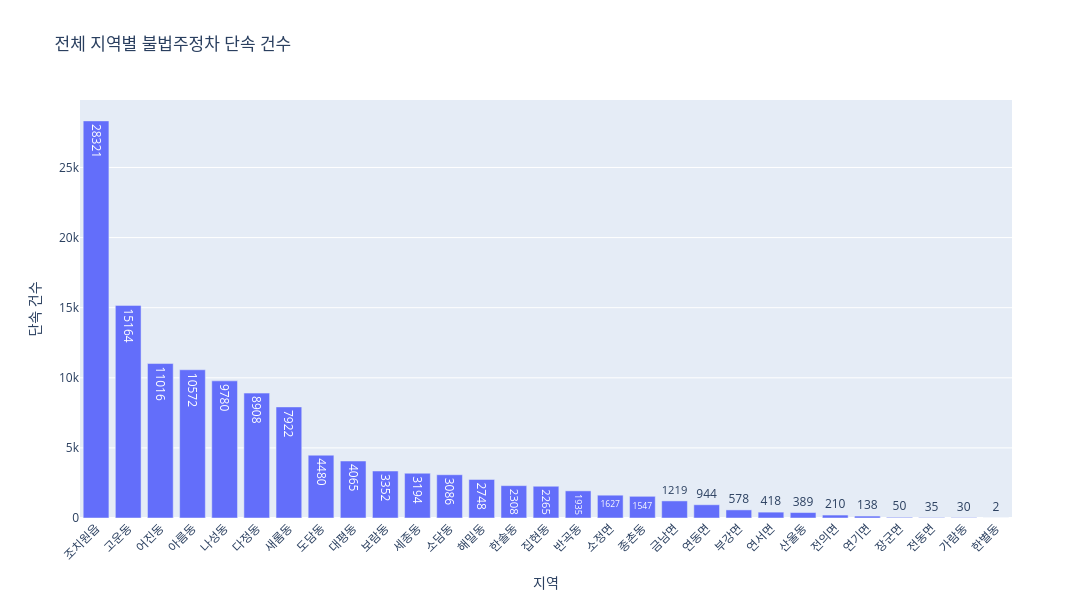

The code cell stored with this chart in its notebook:
### Code cell
import plotly.express as px

region_df = illegal['지역'].value_counts().reset_index()
region_df.columns = ['지역', '단속건수']

fig = px.bar(
    region_df,
    x='지역',
    y='단속건수',
    text='단속건수',
    title='전체 지역별 불법주정차 단속 건수'
)

fig.update_layout(
    xaxis_title='지역',
    yaxis_title='단속 건수',
    xaxis_tickangle=-45,
    width=1200,
    height=600
)

fig.show()

### Figure 1 — Plotly figure (JSON) as saved in the notebook; plotly's stock layout.template omitted (floating-point values rounded to 4 significant figures)
{"data": [{"hovertemplate": "지역=%{x}<br>단속건수=%{text}<extra></extra>", "legendgroup": "", "marker": {"color": "#636efa", "pattern": {"shape": ""}}, "name": "", "orientation": "v", "showlegend": false, "text": [28320.0, 15160.0, 11020.0, 10570.0, 9780.0, 8908.0, 7922.0, 4480.0, 4065.0, 3352.0, 3194.0, 3086.0, 2748.0, 2308.0, 2265.0, 1935.0, 1627.0, 1547.0, 1219.0, 944.0, 578.0, 418.0, 389.0, 210.0, 138.0, 50.0, 35.0, 30.0, 2.0], "textposition": "auto", "type": "bar", "x": ["조치원읍", "고운동", "어진동", "아름동", "나성동", "다정동", "새롬동", "도담동", "대평동", "보람동", "세종동", "소담동", "해밀동", "한솔동", "집현동", "반곡동", "소정면", "종촌동", "금남면", "연동면", "부강면", "연서면", "산울동", "전의면", "연기면", "장군면", "전동면", "가람동", "한별동"], "xaxis": "x", "y": [28321, 15164, 11016, 10572, 9780, 8908, 7922, 4480, 4065, 3352, 3194, 3086, 2748, 2308, 2265, 1935, 1627, 1547, 1219, 944, 578, 418, 389, 210, 138, 50, 35, 30, 2], "yaxis": "y"}], "layout": {"barmode": "relative", "height": 600, "legend": {"tracegroupgap": 0}, "title": {"text": "전체 지역별 불법주정차 단속 건수"}, "width": 1200, "xaxis": {"anchor": "y", "domain": [0, 1], "tickangle": -45, "title": {"text": "지역"}}, "yaxis": {"anchor": "x", "domain": [0, 1], "title": {"text": "단속 건수"}}}}
